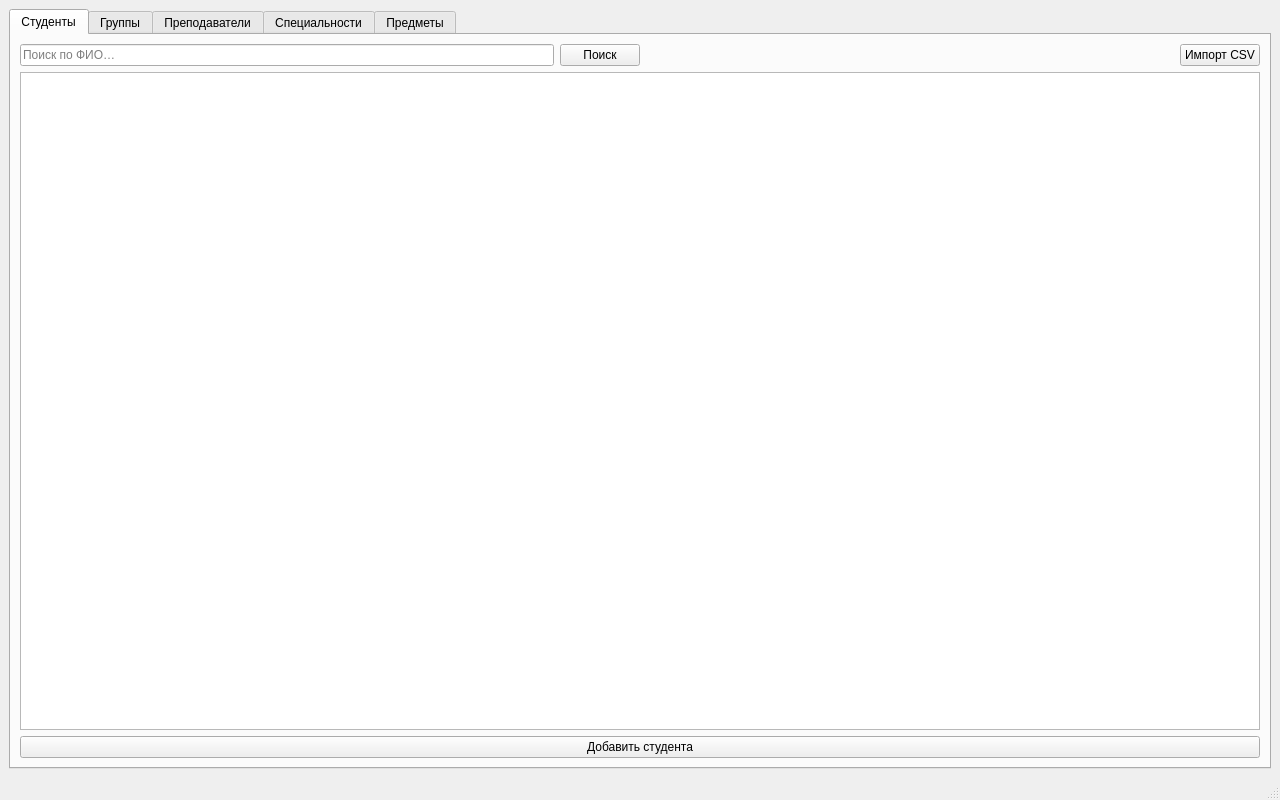
<?xml version="1.0" encoding="UTF-8"?>
<ui version="4.0">
	<class>ISD_QT2</class>
	<widget class="QMainWindow" name="ISD_QT2">
		<property name="geometry">
			<rect>
				<x>0</x>
				<y>0</y>
				<width>1280</width>
				<height>800</height>
			</rect>
		</property>
		<property name="windowTitle">
			<string>Информационная система деканата</string>
		</property>
		<widget class="QWidget" name="centralwidget">
			<layout class="QVBoxLayout" name="verticalLayout_root">
				<item>
					<widget class="QTabWidget" name="tabWidget">
						<property name="currentIndex">
							<number>0</number>
						</property>

						<!-- Students tab -->
						<widget class="QWidget" name="tabStudents">
							<attribute name="title">
								<string>Студенты</string>
							</attribute>
							<layout class="QVBoxLayout" name="verticalLayoutStudents">
								<item>
									<layout class="QHBoxLayout" name="layoutSearchStudents">
										<item>
											<widget class="QLineEdit" name="editSearchStudent">
												<property name="placeholderText">
													<string>Поиск по ФИО…</string>
												</property>
											</widget>
										</item>
										<item>
											<widget class="QPushButton" name="btnSearchStudent">
												<property name="text">
													<string>Поиск</string>
												</property>
											</widget>
										</item>
										<item>
											<spacer name="spacerStudents">
												<property name="orientation">
													<enum>Qt::Horizontal</enum>
												</property>
												<property name="sizeHint">
													<size>
														<width>40</width>
														<height>20</height>
													</size>
												</property>
											</spacer>
										</item>
										<item>
											<widget class="QPushButton" name="btnImportCSV">
												<property name="text">
													<string>Импорт CSV</string>
												</property>
											</widget>
										</item>
									</layout>
								</item>
								<item>
									<widget class="QTableWidget" name="tblStudents">
										<property name="editTriggers">
											<set>QAbstractItemView::NoEditTriggers</set>
										</property>
										<property name="selectionMode">
											<enum>QAbstractItemView::SingleSelection</enum>
										</property>
										<property name="selectionBehavior">
											<enum>QAbstractItemView::SelectRows</enum>
										</property>
										<property name="alternatingRowColors">
											<bool>true</bool>
										</property>
									</widget>
								</item>
								<item>
									<layout class="QHBoxLayout" name="horizontalLayoutStudents">
										<item>
											<widget class="QPushButton" name="btnAddStudent">
												<property name="text">
													<string>Добавить студента</string>
												</property>
											</widget>
										</item>
									</layout>
								</item>
							</layout>
						</widget>

						<!-- Groups tab -->
						<widget class="QWidget" name="tabGroups">
							<attribute name="title">
								<string>Группы</string>
							</attribute>
							<layout class="QVBoxLayout" name="verticalLayoutGroups">
								<item>
									<layout class="QHBoxLayout" name="layoutSearchGroups">
										<item>
											<widget class="QLineEdit" name="editSearchGroup">
												<property name="placeholderText">
													<string>Поиск по номеру группы…</string>
												</property>
											</widget>
										</item>
										<item>
											<widget class="QPushButton" name="btnSearchGroup">
												<property name="text">
													<string>Поиск</string>
												</property>
											</widget>
										</item>
									</layout>
								</item>
								<item>
									<widget class="QTableWidget" name="tblGroups"/>
								</item>
								<item>
									<layout class="QHBoxLayout" name="horizontalLayoutGroups">
										<item>
											<widget class="QPushButton" name="btnAddGroup">
												<property name="text">
													<string>Добавить группу</string>
												</property>
											</widget>
										</item>
									</layout>
								</item>
							</layout>
						</widget>

						<!-- Teachers tab -->
						<widget class="QWidget" name="tabTeachers">
							<attribute name="title">
								<string>Преподаватели</string>
							</attribute>
							<layout class="QVBoxLayout" name="verticalLayoutTeachers">
								<item>
									<layout class="QHBoxLayout" name="layoutSearchTeachers">
										<item>
											<widget class="QLineEdit" name="editSearchTeacher">
												<property name="placeholderText">
													<string>Поиск по ФИО…</string>
												</property>
											</widget>
										</item>
										<item>
											<widget class="QPushButton" name="btnSearchTeacher">
												<property name="text">
													<string>Поиск</string>
												</property>
											</widget>
										</item>
									</layout>
								</item>
								<item>
									<widget class="QTableWidget" name="tblTeachers"/>
								</item>
								<item>
									<layout class="QHBoxLayout" name="horizontalLayoutTeachers">
										<item>
											<widget class="QPushButton" name="btnAddTeacher">
												<property name="text">
													<string>Добавить преподавателя</string>
												</property>
											</widget>
										</item>
									</layout>
								</item>
							</layout>
						</widget>

						<!-- Specialties tab -->
						<widget class="QWidget" name="tabSpecialties">
							<attribute name="title">
								<string>Специальности</string>
							</attribute>
							<layout class="QVBoxLayout" name="verticalLayoutSpecialties">
								<item>
									<widget class="QTableWidget" name="tblSpecialties"/>
								</item>
								<item>
									<layout class="QHBoxLayout" name="horizontalLayoutSpecialties">
										<item>
											<widget class="QPushButton" name="btnAddSpecialty">
												<property name="text">
													<string>Добавить специальность</string>
												</property>
											</widget>
										</item>
									</layout>
								</item>
							</layout>
						</widget>

						<!-- Subjects tab -->
						<widget class="QWidget" name="tabSubjects">
							<attribute name="title">
								<string>Предметы</string>
							</attribute>
							<layout class="QVBoxLayout" name="verticalLayoutSubjects">
								<item>
									<widget class="QTableWidget" name="tblSubjects"/>
								</item>
								<item>
									<layout class="QHBoxLayout" name="horizontalLayoutSubjects">
										<item>
											<widget class="QPushButton" name="btnAddSubjectToSpec">
												<property name="text">
													<string>Добавить предмет</string>
												</property>
											</widget>
										</item>
									</layout>
								</item>
							</layout>
						</widget>

					</widget>
				</item>
			</layout>
		</widget>
		<widget class="QMenuBar" name="menubar">
			<property name="geometry">
				<rect>
					<x>0</x>
					<y>0</y>
					<width>1280</width>
					<height>21</height>
				</rect>
			</property>
		</widget>
		<widget class="QStatusBar" name="statusbar"/>
	</widget>
	<resources/>
	<connections/>
</ui>
